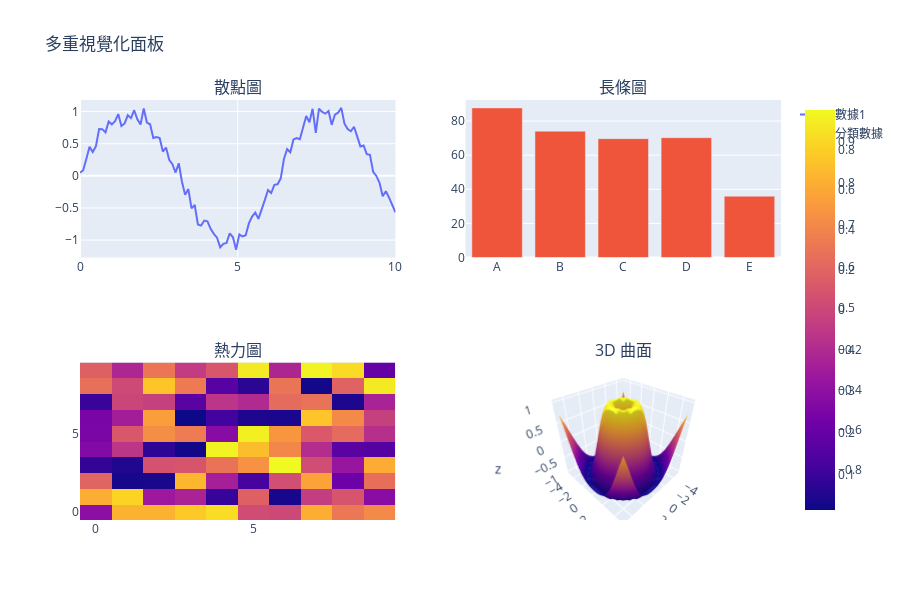

The notebook cell saved with this chart:
### Code cell
# 示例 2：複雜的子圖佈局
print("\n🎨 建立複雜的子圖佈局")
fig2 = create_enhanced_plotly_chart("多重視覺化面板", "subplots")
